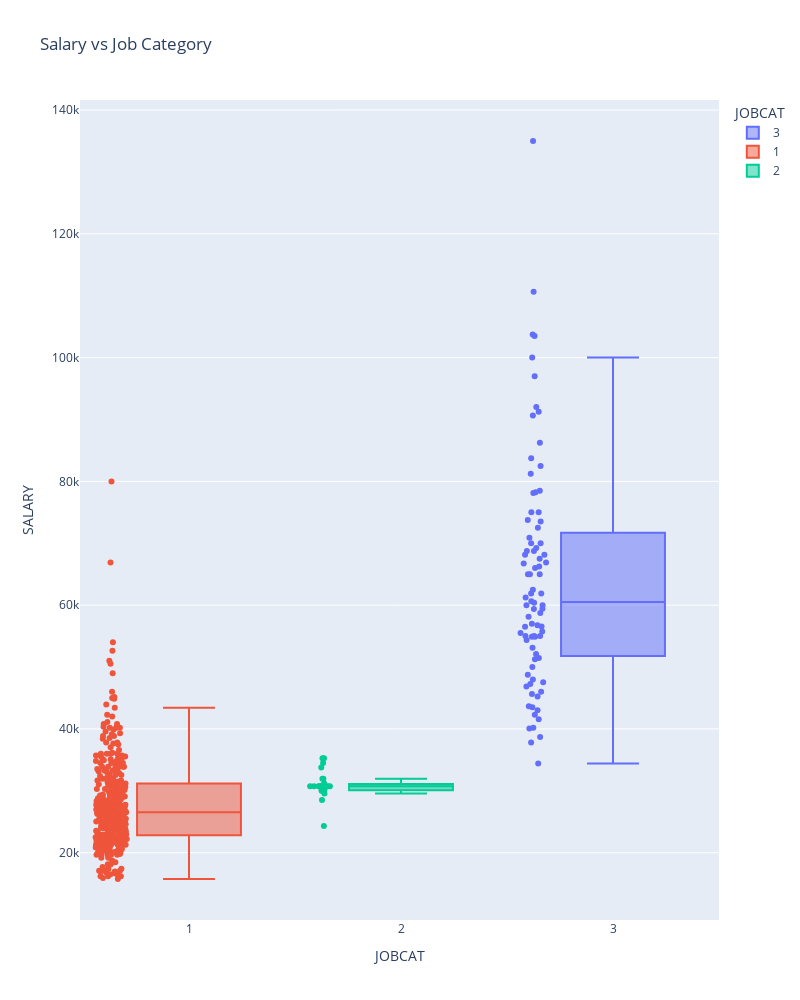

Notebook code for this chart:
### Code cell
import plotly.express as px
#df = px.data.tips()
new_salary = salary[['SALARY', 'JOBCAT']]
fig = px.box(new_salary, x="JOBCAT", y="SALARY", color="JOBCAT",title="Salary vs Job Category",  points="all", width=800, height=1000)


fig.show()

### Figure 1 — Plotly figure (JSON) as saved in the notebook; plotly's stock layout.template omitted (floating-point values rounded to 4 significant figures; data arrays with more than 128 entries replaced by an {"elided": "..."} marker saying what was removed)
{"data": [{"alignmentgroup": "True", "boxpoints": "all", "hovertemplate": "JOBCAT=%{x}<br>SALARY=%{y}<extra></extra>", "legendgroup": "3", "marker": {"color": "#636efa"}, "name": "3", "notched": false, "offsetgroup": "3", "orientation": "v", "showlegend": true, "type": "box", "x": [3, 3, 3, 3, 3, 3, 3, 3, 3, 3, 3, 3, 3, 3, 3, 3, 3, 3, 3, 3, 3, 3, 3, 3, 3, 3, 3, 3, 3, 3, 3, 3, 3, 3, 3, 3, 3, 3, 3, 3, 3, 3, 3, 3, 3, 3, 3, 3, 3, 3, 3, 3, 3, 3, 3, 3, 3, 3, 3, 3, 3, 3, 3, 3, 3, 3, 3, 3, 3, 3, 3, 3, 3, 3, 3, 3, 3, 3, 3, 3, 3, 3, 3, 3], "x0": " ", "xaxis": "x", "y": [57000, 103750, 60375, 135000, 110625, 92000, 81250, 60000, 73750, 48000, 55000, 53125, 78125, 46000, 45250, 56550, 82500, 72500, 68750, 78250, 60625, 97000, 91250, 54875, 37800, 68750, 59375, 41550, 65000, 42300, 66000, 45625, 46875, 69250, 58750, 54900, 70875, 51250, 67500, 66750, 40200, 55500, 75000, 54375, 68125, 52125, 61875, 83750, 56500, 43000, 68125, 73500, 40050, 38700, 65000, 51450, 50000, 48750, 55000, 62500, 47250, 59400, 103500, 56750, 58125, 78500, 65000, 66875, 60000, 61250, 43500, 70000, 66250, 86250, 100000, 70000, 55000, 90625, 43650, 75000, 61875, 34410, 47550, 55750], "y0": " ", "yaxis": "y"}, {"alignmentgroup": "True", "boxpoints": "all", "hovertemplate": "JOBCAT=%{x}<br>SALARY=%{y}<extra></extra>", "legendgroup": "1", "marker": {"color": "#EF553B"}, "name": "1", "notched": false, "offsetgroup": "1", "orientation": "v", "showlegend": true, "type": "box", "x": {"elided": "363 int values"}, "x0": " ", "xaxis": "x", "y": {"elided": "363 int values"}, "y0": " ", "yaxis": "y"}, {"alignmentgroup": "True", "boxpoints": "all", "hovertemplate": "JOBCAT=%{x}<br>SALARY=%{y}<extra></extra>", "legendgroup": "2", "marker": {"color": "#00cc96"}, "name": "2", "notched": false, "offsetgroup": "2", "orientation": "v", "showlegend": true, "type": "box", "x": [2, 2, 2, 2, 2, 2, 2, 2, 2, 2, 2, 2, 2, 2, 2, 2, 2, 2, 2, 2, 2, 2, 2, 2, 2, 2, 2], "x0": " ", "xaxis": "x", "y": [30750, 30750, 30750, 30000, 30750, 30750, 24300, 30750, 30750, 31950, 30750, 33750, 30750, 30600, 30000, 34500, 30750, 35250, 35250, 30750, 29550, 31950, 31200, 30000, 28500, 30300, 30000], "y0": " ", "yaxis": "y"}], "layout": {"boxmode": "overlay", "height": 1000, "legend": {"title": {"text": "JOBCAT"}, "tracegroupgap": 0}, "title": {"text": "Salary vs Job Category"}, "width": 800, "xaxis": {"anchor": "y", "autorange": true, "categoryarray": [3, 1, 2], "categoryorder": "array", "domain": [0, 1], "range": [0.4859, 3.5], "title": {"text": "JOBCAT"}, "type": "linear"}, "yaxis": {"anchor": "x", "autorange": true, "domain": [0, 1], "range": [9125, 141625], "title": {"text": "SALARY"}, "type": "linear"}}}
